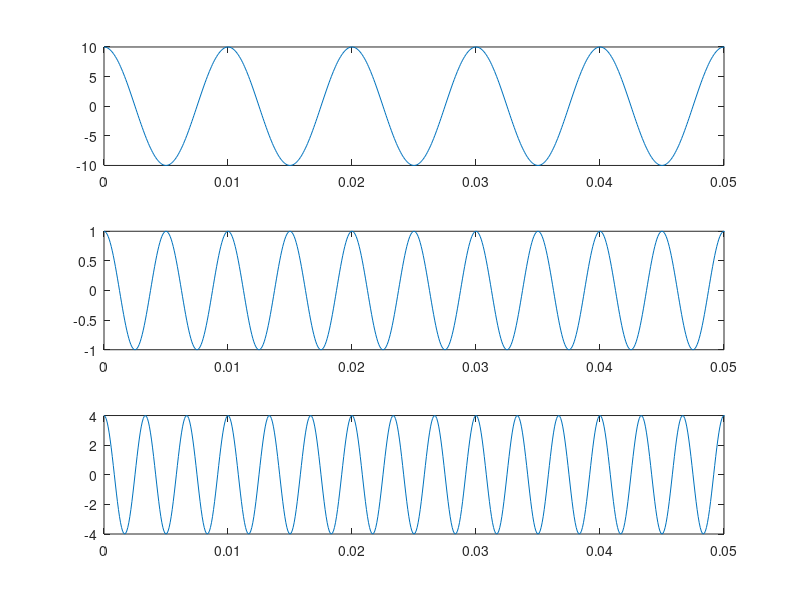
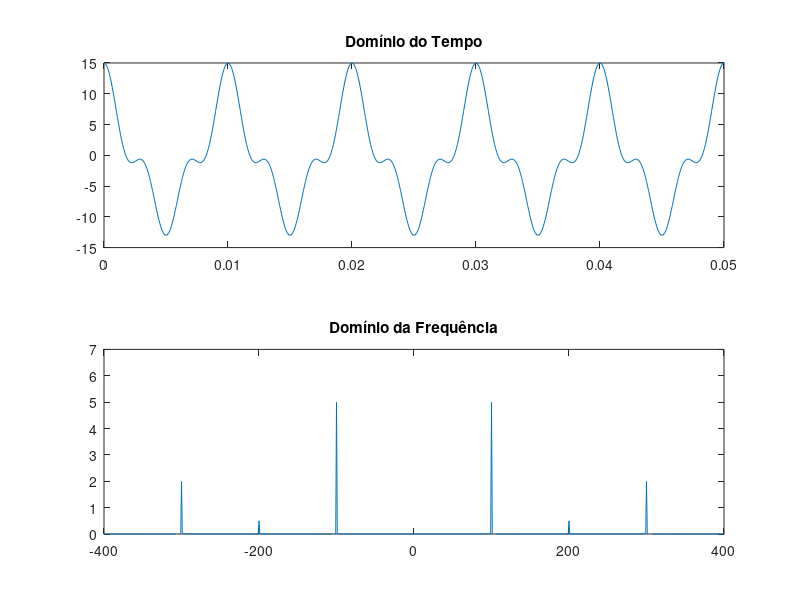

These charts were generated, in order, by the following MATLAB code:
clc; close all; clear all;

f1 = 100;                       % Frequência do sinal (1000 Hz)
f2 = 200;
f3 = 300;
T = 1/f1;                        % Período do sinal
fs = 40 * f3;                    % Frequência de amostragem (40 vezes a frequência do sinal)
ts = 1/fs;                      % Intervalo de amostragem
t = 0 : ts : 1;                 % Vetor de tempo de 0 até 1 segundo com passo de amostragem ts
phi = 0;                        % Fase do sinal (0 radianos)
A = 1;                          % Amplitude do sinal

xa_t = 10*cos(2*pi*f1*t);
xb_t = cos(2*pi*f2*t);
xc_t = 4*cos(2*pi*f3*t);
x_t = xa_t + xb_t + xc_t;



figure; hold on;
subplot(3,1,1);
plot(t,xa_t)
xlim([0 5*T]);

subplot(3,1,2);
plot(t,xb_t)
xlim([0 5*T]);

subplot(3,1,3);
plot(t,xc_t)
xlim([0 5*T]);

X_f = fft(x_t) / length(x_t);  % Calcula a Transformada de Fourier do sinal x_t e normaliza pelo comprimento do vetor x_t
X_f = fftshift(X_f);           % Move o zero da frequência para o centro do espectro de frequência

df = length(t) / (fs+1);           % Calcula a resolução em frequência
f = -fs/2 : df : fs/2;         % Cria o vetor de frequências do espectro

figure; hold on;
subplot(2,1,1)
plot(t,x_t);
xlim([0 5*T]);
title('Domínio do Tempo')

subplot(2,1,2)
plot(f,X_f);
xlim([-400 400]);
ylim([0 7])
title('Domínio da Frequência')



